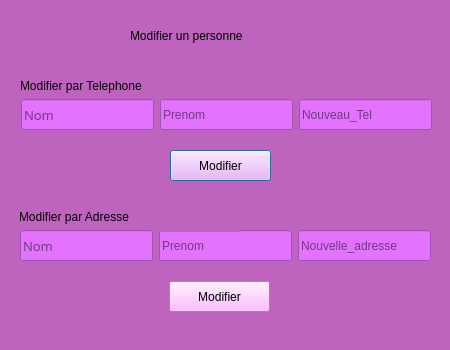
<?xml version="1.0" encoding="UTF-8"?>
<ui version="4.0">
 <class>Dialog</class>
 <widget class="QDialog" name="Dialog">
  <property name="geometry">
   <rect>
    <x>0</x>
    <y>0</y>
    <width>450</width>
    <height>350</height>
   </rect>
  </property>
  <property name="minimumSize">
   <size>
    <width>450</width>
    <height>350</height>
   </size>
  </property>
  <property name="maximumSize">
   <size>
    <width>450</width>
    <height>350</height>
   </size>
  </property>
  <property name="windowTitle">
   <string>Dialog</string>
  </property>
  <property name="styleSheet">
   <string notr="true">background-color: rgb(190, 100, 190);
</string>
  </property>
  <widget class="QLabel" name="label_10">
   <property name="geometry">
    <rect>
     <x>130</x>
     <y>20</y>
     <width>221</width>
     <height>31</height>
    </rect>
   </property>
   <property name="styleSheet">
    <string notr="true">font: 12pt &quot;Copperplate Gothic Bold&quot;;</string>
   </property>
   <property name="text">
    <string>Modifier un personne</string>
   </property>
  </widget>
  <widget class="QLabel" name="label_11">
   <property name="geometry">
    <rect>
     <x>20</x>
     <y>70</y>
     <width>221</width>
     <height>31</height>
    </rect>
   </property>
   <property name="styleSheet">
    <string notr="true">font: 8pt &quot;Copperplate Gothic Bold&quot;;</string>
   </property>
   <property name="text">
    <string>Modifier par Telephone</string>
   </property>
  </widget>
  <widget class="QLineEdit" name="lineEdit">
   <property name="geometry">
    <rect>
     <x>21</x>
     <y>99</y>
     <width>133</width>
     <height>31</height>
    </rect>
   </property>
   <property name="font">
    <font>
     <family>MS Reference Sans Serif</family>
     <pointsize>10</pointsize>
     <weight>50</weight>
     <italic>false</italic>
     <bold>false</bold>
    </font>
   </property>
   <property name="styleSheet">
    <string notr="true">font: 10pt &quot;MS Reference Sans Serif&quot;;
background-color: rgb(227, 115, 255);</string>
   </property>
   <property name="placeholderText">
    <string>Nom</string>
   </property>
  </widget>
  <widget class="QLineEdit" name="lineEdit_2">
   <property name="geometry">
    <rect>
     <x>160</x>
     <y>99</y>
     <width>133</width>
     <height>31</height>
    </rect>
   </property>
   <property name="styleSheet">
    <string notr="true">font: 10pt &quot;MS Reference Sans Serif&quot;;
background-color: rgb(227, 115, 255);</string>
   </property>
   <property name="placeholderText">
    <string>Prenom</string>
   </property>
  </widget>
  <widget class="QLineEdit" name="lineEdit_3">
   <property name="geometry">
    <rect>
     <x>299</x>
     <y>99</y>
     <width>133</width>
     <height>31</height>
    </rect>
   </property>
   <property name="styleSheet">
    <string notr="true">font: 10pt &quot;MS Reference Sans Serif&quot;;
background-color: rgb(227, 115, 255);</string>
   </property>
   <property name="placeholderText">
    <string>Nouveau_Tel</string>
   </property>
  </widget>
  <widget class="QPushButton" name="pushButton">
   <property name="geometry">
    <rect>
     <x>170</x>
     <y>150</y>
     <width>101</width>
     <height>31</height>
    </rect>
   </property>
   <property name="styleSheet">
    <string notr="true">background-color: rgb(255, 170, 255);</string>
   </property>
   <property name="text">
    <string>Modifier</string>
   </property>
  </widget>
  <widget class="QLineEdit" name="lineEdit_4">
   <property name="geometry">
    <rect>
     <x>159</x>
     <y>230</y>
     <width>133</width>
     <height>31</height>
    </rect>
   </property>
   <property name="styleSheet">
    <string notr="true">font: 10pt &quot;MS Reference Sans Serif&quot;;
background-color: rgb(227, 115, 255);</string>
   </property>
   <property name="placeholderText">
    <string>Prenom</string>
   </property>
  </widget>
  <widget class="QLineEdit" name="lineEdit_5">
   <property name="geometry">
    <rect>
     <x>298</x>
     <y>230</y>
     <width>133</width>
     <height>31</height>
    </rect>
   </property>
   <property name="styleSheet">
    <string notr="true">font: 10pt &quot;MS Reference Sans Serif&quot;;
background-color: rgb(227, 115, 255);</string>
   </property>
   <property name="placeholderText">
    <string>Nouvelle_adresse</string>
   </property>
  </widget>
  <widget class="QLabel" name="label_12">
   <property name="geometry">
    <rect>
     <x>19</x>
     <y>201</y>
     <width>221</width>
     <height>31</height>
    </rect>
   </property>
   <property name="styleSheet">
    <string notr="true">font: 8pt &quot;Copperplate Gothic Bold&quot;;</string>
   </property>
   <property name="text">
    <string>Modifier par Adresse</string>
   </property>
  </widget>
  <widget class="QPushButton" name="pushButton_2">
   <property name="geometry">
    <rect>
     <x>169</x>
     <y>281</y>
     <width>101</width>
     <height>31</height>
    </rect>
   </property>
   <property name="styleSheet">
    <string notr="true">background-color: rgb(255, 170, 255);</string>
   </property>
   <property name="text">
    <string>Modifier</string>
   </property>
  </widget>
  <widget class="QLineEdit" name="lineEdit_6">
   <property name="geometry">
    <rect>
     <x>20</x>
     <y>230</y>
     <width>133</width>
     <height>31</height>
    </rect>
   </property>
   <property name="font">
    <font>
     <family>MS Reference Sans Serif</family>
     <pointsize>10</pointsize>
     <weight>50</weight>
     <italic>false</italic>
     <bold>false</bold>
    </font>
   </property>
   <property name="styleSheet">
    <string notr="true">font: 10pt &quot;MS Reference Sans Serif&quot;;
background-color: rgb(227, 115, 255);</string>
   </property>
   <property name="placeholderText">
    <string>Nom</string>
   </property>
  </widget>
 </widget>
 <resources/>
 <connections/>
</ui>
